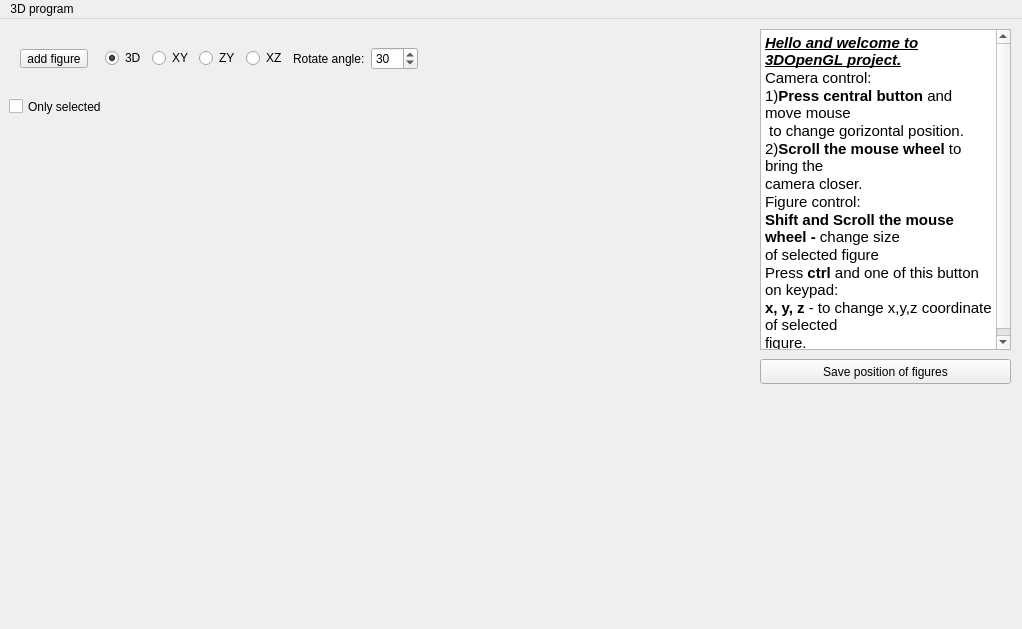
<?xml version="1.0" encoding="UTF-8"?>
<ui version="4.0">
 <class>MainWindow</class>
 <widget class="QMainWindow" name="MainWindow">
  <property name="geometry">
   <rect>
    <x>0</x>
    <y>0</y>
    <width>1022</width>
    <height>629</height>
   </rect>
  </property>
  <property name="windowTitle">
   <string>MainWindow</string>
  </property>
  <widget class="QWidget" name="centralWidget">
   <property name="cursor">
    <cursorShape>OpenHandCursor</cursorShape>
   </property>
   <property name="focusPolicy">
    <enum>Qt::NoFocus</enum>
   </property>
   <property name="autoFillBackground">
    <bool>false</bool>
   </property>
   <widget class="QWidget" name="widget_2" native="true">
    <property name="geometry">
     <rect>
      <x>9</x>
      <y>19</y>
      <width>741</width>
      <height>41</height>
     </rect>
    </property>
    <property name="sizePolicy">
     <sizepolicy hsizetype="Preferred" vsizetype="Fixed">
      <horstretch>0</horstretch>
      <verstretch>0</verstretch>
     </sizepolicy>
    </property>
    <property name="minimumSize">
     <size>
      <width>0</width>
      <height>40</height>
     </size>
    </property>
    <layout class="QHBoxLayout" name="horizontalLayout">
     <property name="leftMargin">
      <number>0</number>
     </property>
     <property name="topMargin">
      <number>0</number>
     </property>
     <property name="rightMargin">
      <number>0</number>
     </property>
     <property name="bottomMargin">
      <number>0</number>
     </property>
     <item>
      <widget class="QWidget" name="colors" native="true">
       <property name="sizePolicy">
        <sizepolicy hsizetype="Maximum" vsizetype="Preferred">
         <horstretch>0</horstretch>
         <verstretch>0</verstretch>
        </sizepolicy>
       </property>
       <layout class="QHBoxLayout" name="horizontalLayout_2">
        <item>
         <widget class="QToolButton" name="addButton">
          <property name="focusPolicy">
           <enum>Qt::NoFocus</enum>
          </property>
          <property name="text">
           <string>add figure</string>
          </property>
          <property name="popupMode">
           <enum>QToolButton::InstantPopup</enum>
          </property>
         </widget>
        </item>
       </layout>
      </widget>
     </item>
     <item>
      <widget class="QWidget" name="widget" native="true">
       <property name="minimumSize">
        <size>
         <width>200</width>
         <height>0</height>
        </size>
       </property>
       <layout class="QHBoxLayout" name="horizontalLayout_3">
        <property name="leftMargin">
         <number>0</number>
        </property>
        <property name="topMargin">
         <number>0</number>
        </property>
        <property name="rightMargin">
         <number>0</number>
        </property>
        <property name="bottomMargin">
         <number>0</number>
        </property>
        <item>
         <widget class="QRadioButton" name="radioButton">
          <property name="text">
           <string>3D</string>
          </property>
          <property name="checked">
           <bool>true</bool>
          </property>
         </widget>
        </item>
        <item>
         <widget class="QRadioButton" name="radioButton_2">
          <property name="text">
           <string>XY</string>
          </property>
         </widget>
        </item>
        <item>
         <widget class="QRadioButton" name="radioButton_3">
          <property name="text">
           <string>ZY</string>
          </property>
         </widget>
        </item>
        <item>
         <widget class="QRadioButton" name="radioButton_4">
          <property name="text">
           <string>XZ</string>
          </property>
         </widget>
        </item>
        <item>
         <widget class="QLabel" name="label">
          <property name="text">
           <string>Rotate angle:</string>
          </property>
         </widget>
        </item>
        <item>
         <widget class="QSpinBox" name="spinBox">
          <property name="maximum">
           <number>359</number>
          </property>
          <property name="value">
           <number>30</number>
          </property>
         </widget>
        </item>
       </layout>
      </widget>
     </item>
     <item>
      <spacer name="horizontalSpacer">
       <property name="orientation">
        <enum>Qt::Horizontal</enum>
       </property>
       <property name="sizeHint" stdset="0">
        <size>
         <width>0</width>
         <height>20</height>
        </size>
       </property>
      </spacer>
     </item>
    </layout>
   </widget>
   <widget class="Scene" name="scene" native="true">
    <property name="geometry">
     <rect>
      <x>9</x>
      <y>115</y>
      <width>640</width>
      <height>480</height>
     </rect>
    </property>
    <property name="sizePolicy">
     <sizepolicy hsizetype="Fixed" vsizetype="Fixed">
      <horstretch>0</horstretch>
      <verstretch>0</verstretch>
     </sizepolicy>
    </property>
    <property name="maximumSize">
     <size>
      <width>640</width>
      <height>480</height>
     </size>
    </property>
    <property name="baseSize">
     <size>
      <width>640</width>
      <height>480</height>
     </size>
    </property>
    <property name="focusPolicy">
     <enum>Qt::StrongFocus</enum>
    </property>
   </widget>
   <widget class="QCheckBox" name="checkBox">
    <property name="geometry">
     <rect>
      <x>9</x>
      <y>76</y>
      <width>121</width>
      <height>23</height>
     </rect>
    </property>
    <property name="focusPolicy">
     <enum>Qt::NoFocus</enum>
    </property>
    <property name="text">
     <string>Only selected</string>
    </property>
   </widget>
   <widget class="QTextBrowser" name="textBrowser">
    <property name="geometry">
     <rect>
      <x>760</x>
      <y>10</y>
      <width>251</width>
      <height>321</height>
     </rect>
    </property>
    <property name="html">
     <string>&lt;!DOCTYPE HTML PUBLIC &quot;-//W3C//DTD HTML 4.0//EN&quot; &quot;http://www.w3.org/TR/REC-html40/strict.dtd&quot;&gt;
&lt;html&gt;&lt;head&gt;&lt;meta name=&quot;qrichtext&quot; content=&quot;1&quot; /&gt;&lt;style type=&quot;text/css&quot;&gt;
p, li { white-space: pre-wrap; }
&lt;/style&gt;&lt;/head&gt;&lt;body style=&quot; font-family:'Ubuntu'; font-size:11pt; font-weight:400; font-style:normal;&quot;&gt;
&lt;p style=&quot; margin-top:0px; margin-bottom:0px; margin-left:0px; margin-right:0px; -qt-block-indent:0; text-indent:0px;&quot;&gt;&lt;span style=&quot; font-weight:600; font-style:italic; text-decoration: underline;&quot;&gt;Hello and welcome to 3DOpenGL project.&lt;/span&gt;&lt;/p&gt;
&lt;p style=&quot; margin-top:0px; margin-bottom:0px; margin-left:0px; margin-right:0px; -qt-block-indent:0; text-indent:0px;&quot;&gt;Camera control:&lt;/p&gt;
&lt;p style=&quot; margin-top:0px; margin-bottom:0px; margin-left:0px; margin-right:0px; -qt-block-indent:0; text-indent:0px;&quot;&gt;1)&lt;span style=&quot; font-weight:600;&quot;&gt;Press central button&lt;/span&gt; and move mouse&lt;/p&gt;
&lt;p style=&quot; margin-top:0px; margin-bottom:0px; margin-left:0px; margin-right:0px; -qt-block-indent:0; text-indent:0px;&quot;&gt; to change gorizontal position.&lt;/p&gt;
&lt;p style=&quot; margin-top:0px; margin-bottom:0px; margin-left:0px; margin-right:0px; -qt-block-indent:0; text-indent:0px;&quot;&gt;2)&lt;a name=&quot;result_box&quot;&gt;&lt;/a&gt;&lt;span style=&quot; font-weight:600;&quot;&gt;S&lt;/span&gt;&lt;span style=&quot; font-weight:600;&quot;&gt;croll the mouse wheel&lt;/span&gt; to &lt;a name=&quot;result_box&quot;&gt;&lt;/a&gt;bring the &lt;/p&gt;
&lt;p style=&quot; margin-top:0px; margin-bottom:0px; margin-left:0px; margin-right:0px; -qt-block-indent:0; text-indent:0px;&quot;&gt;camera closer.&lt;/p&gt;
&lt;p style=&quot; margin-top:0px; margin-bottom:0px; margin-left:0px; margin-right:0px; -qt-block-indent:0; text-indent:0px;&quot;&gt;Figure control:&lt;/p&gt;
&lt;p style=&quot; margin-top:0px; margin-bottom:0px; margin-left:0px; margin-right:0px; -qt-block-indent:0; text-indent:0px;&quot;&gt;&lt;span style=&quot; font-weight:600;&quot;&gt;Shift and &lt;/span&gt;&lt;a name=&quot;result_box&quot;&gt;&lt;/a&gt;&lt;span style=&quot; font-weight:600;&quot;&gt;S&lt;/span&gt;&lt;span style=&quot; font-weight:600;&quot;&gt;croll the mouse wheel -&lt;/span&gt; change size&lt;/p&gt;
&lt;p style=&quot; margin-top:0px; margin-bottom:0px; margin-left:0px; margin-right:0px; -qt-block-indent:0; text-indent:0px;&quot;&gt;of selected figure&lt;/p&gt;
&lt;p style=&quot; margin-top:0px; margin-bottom:0px; margin-left:0px; margin-right:0px; -qt-block-indent:0; text-indent:0px;&quot;&gt;Press &lt;span style=&quot; font-weight:600;&quot;&gt;ctrl &lt;/span&gt;and one of this button on keypad:&lt;/p&gt;
&lt;p style=&quot; margin-top:0px; margin-bottom:0px; margin-left:0px; margin-right:0px; -qt-block-indent:0; text-indent:0px;&quot;&gt;&lt;span style=&quot; font-weight:600;&quot;&gt;x, y, z&lt;/span&gt; - to change x,y,z coordinate of selected&lt;/p&gt;
&lt;p style=&quot; margin-top:0px; margin-bottom:0px; margin-left:0px; margin-right:0px; -qt-block-indent:0; text-indent:0px;&quot;&gt;figure.&lt;/p&gt;&lt;/body&gt;&lt;/html&gt;</string>
    </property>
   </widget>
   <widget class="QPushButton" name="pushButton">
    <property name="geometry">
     <rect>
      <x>760</x>
      <y>340</y>
      <width>251</width>
      <height>25</height>
     </rect>
    </property>
    <property name="text">
     <string>Save position of figures</string>
    </property>
   </widget>
  </widget>
  <widget class="QMenuBar" name="menuBar">
   <property name="geometry">
    <rect>
     <x>0</x>
     <y>0</y>
     <width>1022</width>
     <height>22</height>
    </rect>
   </property>
   <widget class="QMenu" name="menu3D_program">
    <property name="title">
     <string>3D program</string>
    </property>
   </widget>
   <addaction name="menu3D_program"/>
  </widget>
  <action name="actionCube">
   <property name="text">
    <string>Cube</string>
   </property>
  </action>
  <action name="actionPrism">
   <property name="text">
    <string>Prism</string>
   </property>
   <property name="toolTip">
    <string>Prism</string>
   </property>
  </action>
 </widget>
 <layoutdefault spacing="6" margin="11"/>
 <customwidgets>
  <customwidget>
   <class>Scene</class>
   <extends>QWidget</extends>
   <header location="global">scene.h</header>
   <container>1</container>
  </customwidget>
 </customwidgets>
 <resources/>
 <connections/>
</ui>
